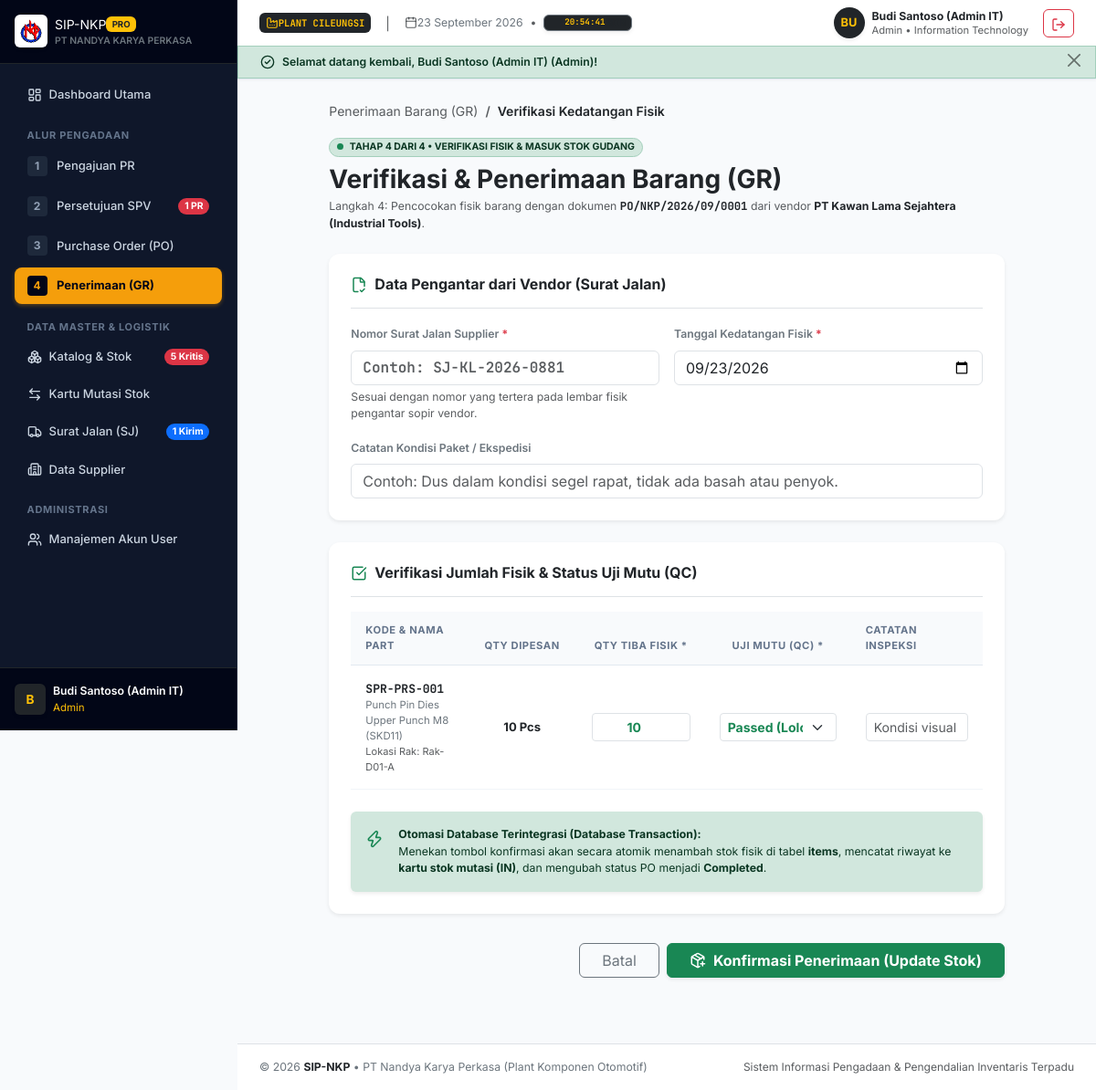
/index.php?page=gr-create&po_id=1 (signed in), run on the app's committed database.
### tables this page shows
CREATE TABLE `purchase_orders` (
    `id` INT AUTO_INCREMENT PRIMARY KEY,
    `po_number` VARCHAR(40) NOT NULL UNIQUE,
    `pr_id` INT NOT NULL,
    `supplier_id` INT NOT NULL,
    `created_by` INT NOT NULL,
    `po_date` DATE NOT NULL,
    `delivery_deadline` DATE NOT NULL,
    `subtotal` DECIMAL(15,2) NOT NULL DEFAULT 0.00,
    `tax_percent` DECIMAL(5,2) NOT NULL DEFAULT 11.00,
    `tax_amount` DECIMAL(15,2) NOT NULL DEFAULT 0.00,
    `grand_total` DECIMAL(15,2) NOT NULL DEFAULT 0.00,
    `status` ENUM('Issued', 'Partial Received', 'Completed', 'Cancelled') NOT NULL DEFAULT 'Issued',
    `notes` TEXT NULL,
    `created_at` TIMESTAMP DEFAULT CURRENT_TIMESTAMP,
    CONSTRAINT `fk_po_pr` FOREIGN KEY (`pr_id`) REFERENCES `purchase_requisitions` (`id`) ON DELETE RESTRICT,
    CONSTRAINT `fk_po_supplier` FOREIGN KEY (`supplier_id`) REFERENCES `suppliers` (`id`) ON DELETE RESTRICT,
    CONSTRAINT `fk_po_creator` FOREIGN KEY (`created_by`) REFERENCES `users` (`id`) ON DELETE RESTRICT
);

CREATE TABLE `suppliers` (
    `id` INT AUTO_INCREMENT PRIMARY KEY,
    `supplier_code` VARCHAR(20) NOT NULL UNIQUE,
    `company_name` VARCHAR(150) NOT NULL,
    `contact_person` VARCHAR(100) NOT NULL,
    `phone` VARCHAR(30) NOT NULL,
    `email` VARCHAR(100) NOT NULL,
    `address` TEXT NOT NULL,
    `payment_term` VARCHAR(50) NOT NULL DEFAULT 'Net 30',
    `is_active` TINYINT(1) NOT NULL DEFAULT 1,
    `created_at` TIMESTAMP DEFAULT CURRENT_TIMESTAMP
);

CREATE TABLE `po_items` (
    `id` INT AUTO_INCREMENT PRIMARY KEY,
    `po_id` INT NOT NULL,
    `item_id` INT NOT NULL,
    `qty_ordered` INT NOT NULL,
    `unit_price` DECIMAL(15,2) NOT NULL DEFAULT 0.00,
    `subtotal` DECIMAL(15,2) NOT NULL DEFAULT 0.00,
    CONSTRAINT `fk_poitem_po` FOREIGN KEY (`po_id`) REFERENCES `purchase_orders` (`id`) ON DELETE CASCADE,
    CONSTRAINT `fk_poitem_item` FOREIGN KEY (`item_id`) REFERENCES `items` (`id`) ON DELETE RESTRICT
);

CREATE TABLE `items` (
    `id` INT AUTO_INCREMENT PRIMARY KEY,
    `item_code` VARCHAR(30) NOT NULL UNIQUE,
    `name` VARCHAR(150) NOT NULL,
    `category` ENUM('Mechanical', 'Electrical', 'Raw Material', 'Consumables', 'Safety/APD') NOT NULL,
    `unit` VARCHAR(20) NOT NULL DEFAULT 'Pcs',
    `stock` INT NOT NULL DEFAULT 0,
    `min_stock` INT NOT NULL DEFAULT 5,
    `location_rack` VARCHAR(50) NOT NULL,
    `unit_price` DECIMAL(15,2) NOT NULL DEFAULT 0.00,
    `created_at` TIMESTAMP DEFAULT CURRENT_TIMESTAMP,
    `updated_at` TIMESTAMP DEFAULT CURRENT_TIMESTAMP ON UPDATE CURRENT_TIMESTAMP
);

### app/Controllers/GRController.php (called while the page is built, shortened)
<?php
class GRController
{
    public function create(): void
    {
        $poId = (int)($_GET['po_id'] ?? 0);
        $po = PurchaseOrder::findById($poId);
        $items = PurchaseOrder::getItems($poId);
        require __DIR__ . '/../../views/gr/create.php';
    }
}

### app/Models/PurchaseOrder.php (called while the page is built, shortened)
<?php
class PurchaseOrder
{
    public static function findById(int $id): ?array
    {
        $db = Database::getConnection();
        $stmt = $db->prepare("
            SELECT po.*,
                   s.company_name as supplier_name, s.supplier_code, s.contact_person, s.phone as supplier_phone, s.email as supplier_email, s.address as supplier_address, s.payment_term as supplier_payment_term,
                   u.name as creator_name, u.department as creator_dept,
                   pr.pr_number, pr.general_notes as pr_notes,
                   req.name as requester_name
            FROM purchase_orders po
            JOIN suppliers s ON po.supplier_id = s.id
            JOIN users u ON po.created_by = u.id
            LEFT JOIN purchase_requisitions pr ON po.pr_id = pr.id
            LEFT JOIN users req ON pr.user_id = req.id
            WHERE po.id = :id
            LIMIT 1
        ");
        $stmt->execute(['id' => $id]);
        $po = $stmt->fetch();
        return $po ?: null;
    }
    public static function getItems(int $poId): array
    {
        $db = Database::getConnection();
        $stmt = $db->prepare("
            SELECT poi.*, i.item_code, i.name as item_name, i.unit, i.stock as current_stock, i.location_rack
            FROM po_items poi
            JOIN items i ON poi.item_id = i.id
            WHERE poi.po_id = :po_id
            ORDER BY poi.id ASC
        ");
        $stmt->execute(['po_id' => $poId]);
        return $stmt->fetchAll();
    }
}

### views/gr/create.php (the view, shortened to what this page needs)
<?php
require __DIR__ . '/../layouts/header.php';
?>
<div class="row justify-content-center mb-5">
    <div class="col-xl-10 col-lg-11">
        <nav aria-label="breadcrumb" class="mb-3">
            <ol class="breadcrumb small mb-0">
                <li class="breadcrumb-item"><a href="index.php?page=gr" class="text-decoration-none text-muted">Penerimaan Barang (GR)</a></li>
                <li class="breadcrumb-item active text-dark fw-semibold" aria-current="page">Verifikasi Kedatangan Fisik</li>
            </ol>
        </nav>
        <div class="d-flex flex-wrap align-items-center justify-content-between gap-3 mb-4">
            <div>
                <div class="mb-2">
                    <span class="badge bg-success-subtle text-success-emphasis border border-success-subtle px-2 py-1 rounded-pill small">
                        <span class="d-inline-block rounded-circle bg-success me-1" style="width: 7px; height: 7px;"></span>
                        TAHAP 4 DARI 4 • VERIFIKASI FISIK & MASUK STOK GUDANG
                    </span>
                </div>
                <h1 class="h3 fw-bold text-dark mb-1">Verifikasi & Penerimaan Barang (GR)</h1>
                <p class="text-muted small mb-0">
                    Langkah 4: Pencocokan fisik barang dengan dokumen <span class="font-monospace fw-bold text-dark"><?= htmlspecialchars($po['po_number']) ?></span> dari vendor <span class="fw-bold text-dark"><?= htmlspecialchars($po['supplier_name']) ?></span>.
                </p>
            </div>
        </div>
        <form action="index.php?page=gr-store" method="POST" onsubmit="return confirm('Apakah fisik barang telah diperiksa dan Anda yakin ingin menambah stok gudang secara otomatis?');">
            <div class="card border-0 shadow-sm mb-4">
                <div class="card-body p-4">
                    <h2 class="h6 fw-bold text-dark pb-3 mb-3 border-bottom d-flex align-items-center gap-2">
                        <i data-lucide="file-check-2" class="text-success" style="width: 18px; height: 18px;"></i>
                        <span>Data Pengantar dari Vendor (Surat Jalan)</span>
                    </h2>
                    <div class="row g-3 mb-3">
                        <div class="col-md-6">
                            <label class="form-label small fw-semibold text-secondary">Nomor Surat Jalan Supplier <span class="text-danger">*</span></label>
                            <input type="text" name="delivery_note_no" required placeholder="Contoh: SJ-KL-2026-0881" class="form-control font-monospace fw-semibold">
                            <div class="form-text small text-muted">Sesuai dengan nomor yang tertera pada lembar fisik pengantar sopir vendor.</div>
                        </div>
                        <div class="col-md-6">
                            <label class="form-label small fw-semibold text-secondary">Tanggal Kedatangan Fisik <span class="text-danger">*</span></label>
                            <input type="date" name="received_date" required value="<?= date('Y-m-d') ?>" class="form-control">
                        </div>
                    </div>
                    <div>
                        <label class="form-label small fw-semibold text-secondary">Catatan Kondisi Paket / Ekspedisi</label>
                        <input type="text" name="notes" placeholder="Contoh: Dus dalam kondisi segel rapat, tidak ada basah atau penyok." class="form-control">
                    </div>
                </div>
            </div>
            <div class="card border-0 shadow-sm mb-4">
                <div class="card-body p-4">
                    <h2 class="h6 fw-bold text-dark pb-3 mb-3 border-bottom d-flex align-items-center gap-2">
                        <i data-lucide="check-square" class="text-success" style="width: 18px; height: 18px;"></i>
                        <span>Verifikasi Jumlah Fisik & Status Uji Mutu (QC)</span>
                    </h2>
                    <div class="table-responsive mb-4">
                        <table class="table table-hover align-middle mb-0">
                            <thead class="table-light text-secondary text-uppercase small">
                                <tr>
                                    <th class="py-2.5 px-3">Kode & Nama Part</th>
                                    <th class="py-2.5 px-3 text-center" style="width: 120px;">Qty Dipesan</th>
                                    <th class="py-2.5 px-3 text-center" style="width: 140px;">Qty Tiba Fisik *</th>
                                    <th class="py-2.5 px-3 text-center" style="width: 160px;">Uji Mutu (QC) *</th>
                                    <th class="py-2.5 px-3">Catatan Inspeksi</th>
                                </tr>
                            </thead>
                            <tbody>
                                <?php foreach ($items as $it): ?>
                                <tr>
                                    <td class="py-3 px-3">
                                        <div class="font-monospace fw-bold text-dark"><?= htmlspecialchars($it['item_code']) ?></div>
                                        <div class="small text-secondary"><?= htmlspecialchars($it['item_name']) ?></div>
                                        <div class="small text-muted" style="font-size: 11px;">Lokasi Rak: <?= htmlspecialchars($it['location_rack']) ?></div>
                                    </td>
                                    <td class="py-3 px-3 text-center fw-bold text-dark">
                                        <?= $it['qty_ordered'] ?> <?= htmlspecialchars($it['unit']) ?>
                                    </td>
                                    <td class="py-3 px-3">
                                        <input type="number" name="qty_received[]" required min="1" max="<?= $it['qty_ordered'] ?>" value="<?= $it['qty_ordered'] ?>"
                                               class="form-control form-control-sm text-center fw-bold text-success">
                                    </td>
                                    <td class="py-3 px-3">
                                        <select name="qc_status[]" required class="form-select form-select-sm fw-bold text-success">
                                            <option value="Passed">Passed (Lolos)</option>
                                        </select>
                                    </td>
                                    <td class="py-3 px-3">
                                        <input type="text" name="item_notes[]" placeholder="Kondisi visual part..." class="form-control form-control-sm">
                                    </td>
                                </tr>
                                <?php endforeach; ?>
                            </tbody>
                        </table>
                    </div>
                    <div class="alert alert-success d-flex align-items-start gap-3 border-0 shadow-sm mb-0">
                        <i data-lucide="zap" class="text-success flex-shrink-0 mt-1" style="width: 20px; height: 20px;"></i>
                        <div class="small">
                            <div class="fw-bold">Otomasi Database Terintegrasi (Database Transaction):</div>
                            <p class="mb-0 text-success-emphasis">
                                Menekan tombol konfirmasi akan secara atomik menambah stok fisik di tabel <b>items</b>, mencatat riwayat ke <b>kartu stok mutasi (IN)</b>, dan mengubah status PO menjadi <b>Completed</b>.
                            </p>
                        </div>
                    </div>
                </div>
            </div>
            <div class="d-flex align-items-center justify-content-end gap-2 pt-2">
                <a href="index.php?page=gr" class="btn btn-outline-secondary px-4">
                    Batal
                </a>
                <button type="submit" class="btn btn-success px-4 fw-bold d-inline-flex align-items-center gap-2 shadow-sm">
                    <i data-lucide="package-plus" style="width: 18px; height: 18px;"></i>
                    <span>Konfirmasi Penerimaan (Update Stok)</span>
                </button>
            </div>
        </form>
    </div>
</div>
<?php require __DIR__ . '/../layouts/footer.php'; ?>

### data on the page
purchase_orders: po_number "PO/NKP/2026/09/0001", supplier.company_name "PT Kawan Lama Sejahtera (Industrial Tools)"
po_items: item.item_code "SPR-PRS-001", item.name "Punch Pin Dies Upper Punch M8 (SKD11)", item.location_rack "Rak-D01-A", qty_ordered "10", item.unit "Pcs"

### other printed values
$pendingPRCount "1"
$criticalStockCount "5"
$activeDNCount "1"
substr($user['name'] ?? 'U', 0, 1) "B"
$user['name'] "Budi Santoso (Admin IT)"
$user['role'] "Admin"
substr($currentUser['name'] ?? 'U', 0, 2) "BU"
$currentUser['name'] "Budi Santoso (Admin IT)"
$currentUser['role'] "Admin"
$currentUser['department'] "Information Technology"
$flash['message'] "Selamat datang kembali, Budi Santoso (Admin IT) (Admin)!"
